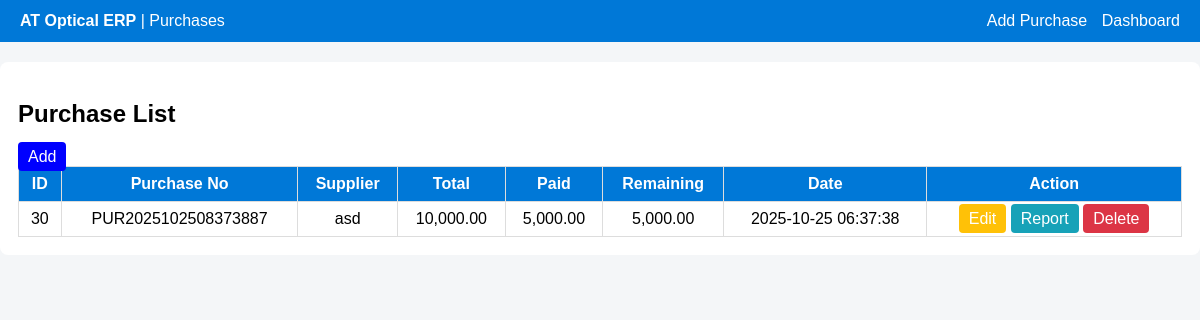
Page /erp/purchase_view.php on the earlier database version.
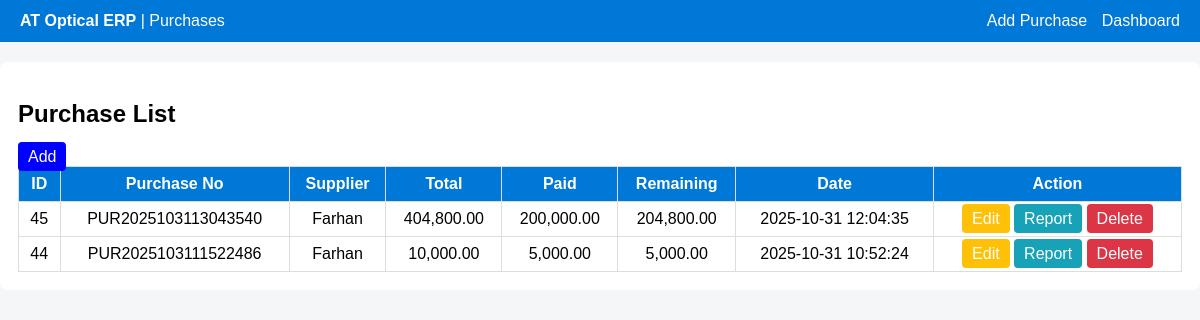
Same page on the later database version.
### tables this page shows
CREATE TABLE `purchases` (
  `id` int(11) NOT NULL,
  `purchase_no` varchar(50) NOT NULL,
  `supplier_id` int(11) NOT NULL,
  `item_type` enum('Glass','Other') NOT NULL,
  `total_amount` decimal(12,2) NOT NULL,
  `payment` decimal(12,2) DEFAULT 0.00,
  `paid_amount` decimal(12,2) DEFAULT 0.00,
  `remaining_amount` decimal(12,2) GENERATED ALWAYS AS (`total_amount` - `paid_amount`) STORED,
  `note` text DEFAULT NULL,
  `created_at` timestamp NOT NULL DEFAULT current_timestamp()
);

CREATE TABLE `suppliers` (
  `id` int(11) NOT NULL,
  `code` varchar(50) NOT NULL,
  `name` varchar(100) NOT NULL,
  `phone` varchar(30) DEFAULT NULL,
  `address` varchar(255) DEFAULT NULL,
  `balance` decimal(12,2) DEFAULT 0.00,
  `created_at` timestamp NOT NULL DEFAULT current_timestamp()
);

### erp/purchase_view.php (the view, shortened to what this page needs)
<?php
require 'includes/db.php';
$purchases = $pdo->query("SELECT p.*, s.name AS supplier_name
                          FROM purchases p
                          LEFT JOIN suppliers s ON p.supplier_id = s.id
                          ORDER BY p.id DESC")->fetchAll(PDO::FETCH_ASSOC);
?>
<!doctype html>
<html>
<head>
</head>
<body>
<div class="topbar">
  <div><strong>AT Optical ERP</strong> | Purchases</div>
  <nav>
    <a href="purchase_add.php" style="color:#fff;text-decoration:none">Add Purchase</a>
    <a href="dashboard.php" style="color:#fff;text-decoration:none;margin-left:10px">Dashboard</a>
  </nav>
</div>
<div class="container">
  <h2>Purchase List</h2>
  <a class="button add" href="purchase.php">Add</a>
  <table>
    <tr>
      <th>ID</th>
      <th>Purchase No</th>
      <th>Supplier</th>
      <th>Total</th>
      <th>Paid</th>
      <th>Remaining</th>
      <th>Date</th>
      <th>Action</th>
    </tr>
    <?php foreach($purchases as $p): ?>
      <tr>
        <td><?= $p['id'] ?></td>
        <td><?= htmlspecialchars($p['purchase_no']) ?></td>
        <td><?= htmlspecialchars($p['supplier_name']) ?></td>
        <td><?= number_format($p['total_amount'],2) ?></td>
        <td><?= number_format($p['paid_amount'],2) ?></td>
        <td><?= number_format($p['remaining_amount'],2) ?></td>
        <td><?= $p['created_at'] ?? '' ?></td>
        <td>
          <a class="button edit" href="purchase_edit.php?id=<?= $p['id'] ?>">Edit</a>
          <a class="button report" href="purchase_report.php?id=<?= $p['id'] ?>">Report</a>
          <a class="button del" href="purchase_delete.php?id=<?= $p['id'] ?>" onclick="return confirm('Delete this purchase?')">Delete</a>
        </td>
      </tr>
    <?php endforeach; ?>
  </table>
</div>
</body>
</html>

Differences in the rows shown:
removed purchases: id "30", purchase_no "PUR2025102508373887", supplier.name "asd", total_amount "10,000.00", paid_amount "5,000.00", remaining_amount "5,000.00", created_at "2025-10-25 06:37:38"
added purchases: id "45", purchase_no "PUR2025103113043540", supplier.name "Farhan", total_amount "404,800.00", paid_amount "200,000.00", remaining_amount "204,800.00", created_at "2025-10-31 12:04:35"
added purchases: id "44", purchase_no "PUR2025103111522486", supplier.name "Farhan", total_amount "10,000.00", paid_amount "5,000.00", remaining_amount "5,000.00", created_at "2025-10-31 10:52:24"
